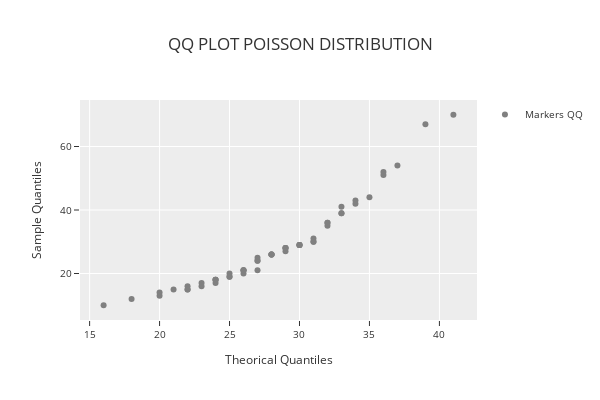

Notebook cell for this chart:
### Code cell
phi.qq_plot("poisson")

### Figure 1 — Plotly figure (JSON) as saved in the notebook; plotly's stock layout.template omitted (floating-point values rounded to 4 significant figures)
{"data": [{"marker": {"color": "rgba(128,128,128,1)", "size": 6}, "mode": "markers", "name": "Markers QQ", "showlegend": true, "type": "scatter", "x": [16, 18, 20, 20, 21, 22, 22, 22, 23, 23, 24, 24, 24, 24, 25, 25, 25, 26, 26, 26, 26, 27, 27, 27, 27, 28, 28, 28, 28, 29, 29, 29, 29, 30, 30, 30, 30, 31, 31, 31, 32, 32, 32, 33, 33, 33, 34, 34, 35, 36, 36, 37, 39, 41], "y": [10, 12, 13, 14, 15, 15, 15, 16, 16, 17, 17, 18, 18, 18, 19, 19, 20, 20, 21, 21, 21, 21, 24, 24, 25, 26, 26, 26, 26, 27, 28, 28, 28, 29, 29, 29, 29, 30, 30, 31, 35, 36, 36, 39, 39, 41, 42, 43, 44, 51, 52, 54, 67, 70]}], "layout": {"height": 400, "legend": {"font": {"size": 10}, "orientation": "v", "title": {}, "xanchor": "left", "y": 1, "yanchor": "auto"}, "title": {"text": "QQ PLOT POISSON DISTRIBUTION"}, "width": 600, "xaxis": {"tickfont": {"size": 10}, "title": {"font": {"size": 12}, "text": "Theorical Quantiles"}}, "yaxis": {"tickfont": {"size": 10}, "title": {"font": {"size": 12}, "text": "Sample Quantiles"}}}}
